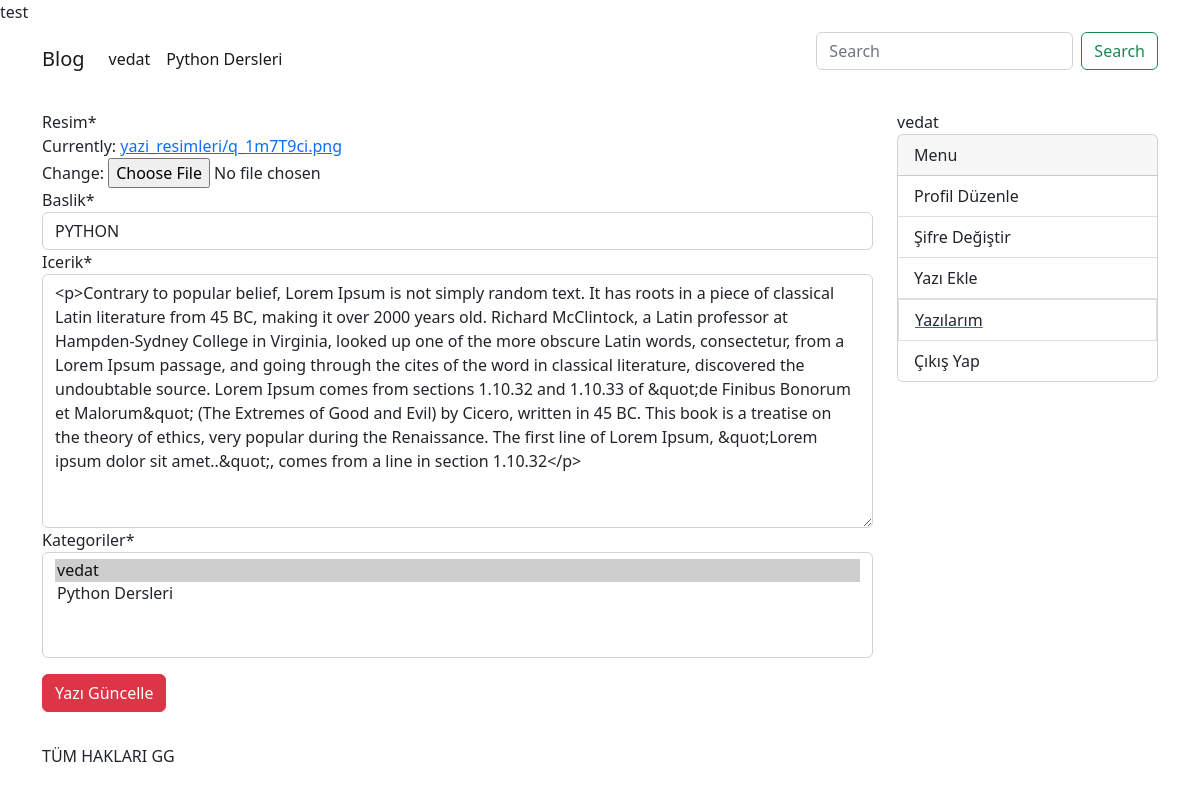
Page /yazi-guncelle/python (signed in) on the committed database.
### blog/models/kategori.py (models this page shows)
class KategoriModel(models.Model):
    isim=models.CharField(max_length=30, blank=False,null=False)
    slug = AutoSlugField(populate_from='isim',unique=True)
    class Meta:
         db_table='kategori'
         verbose_name_plural ='Kategoriler'
         verbose_name='Kategoriler'
    def __str__(self):
            return self.isim

### blog/models/yazi.py (models this page shows, shortened)
class YazilarModel(DateAbstractModel):
    resim=models.ImageField(upload_to='yazi_resimleri')
    baslik=models.CharField(max_length=50)
    icerik=RichTextField()
    slug=AutoSlugField(populate_from='baslik',unique=True)
    kategoriler= models.ManyToManyField(KategoriModel,related_name='yazi')
    yazar=models.ForeignKey('account.CustomUserModel', on_delete=models.CASCADE,related_name='yazilar')
    class Meta:
       verbose_name='yazi'
       verbose_name_plural='Yazilar'
       db_table='Yazi'

### account/models.py (models this page shows)
class CustomUserModel(AbstractUser):
    avatar=models.ImageField(upload_to='avatar', blank=True, null=True)
    class Meta:
        db_table='user'
        verbose_name='kullanici'
        verbose_name_plural='kullanicilar'
    def __str__(self):
        return self.username

### blog/views/yazi_guncelle.py (the view)
# urls.py: path("yazi-guncelle/<slug:slug>", yazi_guncelle, name="yazi-guncelle"),
@login_required(login_url='/')
def yazi_guncelle(request,slug):
    yazi=get_object_or_404(YazilarModel, slug=slug, yazar=request.user)
    form=YaziGuncelleFormModel(request.POST or None, files=request.FILES or None, instance=yazi)
    if form.is_valid():
        form.save()
        return redirect('detay', slug=yazi.slug)
    return render(request , 'pages/yazi-guncelle.html', context={
        'form':form
    })

### blog/forms/yazi_guncelle.py
class YaziGuncelleFormModel(forms.ModelForm):
     class Meta:
          model=YazilarModel
          exclude=('yazar','slug')

### blog/templatetags/kategori_list.py (called while the page is built)
@register.simple_tag
def kategori_list():
    kategoriler=KategoriModel.objects.all()
    return kategoriler

### blog/templates/pages/yazi-guncelle.html (shortened to what this page needs)
test{%extends 'base.html' %}
{% load crispy_forms_tags %}
{% block content %}
<form enctype="multipart/form-data" method="POST">{% csrf_token %}
    {{form | crispy }}
    <input type="submit" value="Yazı Güncelle" class="btn btn-danger mt-3 mb-3" />
</form>
{% endblock %}

### templates/components/navbar.html (shortened to what this page needs)
{% load kategori_list %}
{% kategori_list as kategoriler %}
<nav class="navbar navbar-expand-lg bg-body-tertiary">
    <div class="container">
        <a class="navbar-brand" href="{% url 'anasayfa' %}">Blog</a>
        <div class="collapse navbar-collapse" id="navbarSupportedContent">
            <ul class="navbar-nav me-auto mb-2 mb-lg-0">
                {% for kategori in kategoriler %}
                <li class="nav-item">
                    <a class="nav-link active" aria-current="page"
                        href="{% url 'kategori' kategoriSlug=kategori.slug %}">{{ kategori.isim }}</a>
                    {% endfor %}
            </ul>
            <form action="{% url 'anasayfa' %}" class="d-flex" role="search">
                <input class="form-control me-2" name="sorgu" type="search" placeholder="Search" aria-label="Search">
                <button class="btn btn-outline-success" type="submit">Search</button>
            </form>
        </div>
    </div>
</nav>

### templates/components/sidebar.html
<div class="col-sm-3">
    {{request.user}}
    <div class="card mb-3" style="width: none;">
        <div class="card-header">
            Menu
        </div>
        {% if request.user.is_authenticated %}
        <ul class="list-group list-group-flush">
            <li class="list-group-item">Profil Düzenle</li>
            <li class="list-group-item">Şifre Değiştir</li>
            <li class="list-group-item">Yazı Ekle</li>
            <a href="{% url 'yazilarim' %}">
                <li class="list-group-item">
                    Yazılarım</li>
            </a>
            <li class="list-group-item">Çıkış Yap</li>
        </ul>
        {% else %}
        LOGİN FORMU GELECEK.
        {% endif %}
    </div>
</div>

### rows in the picture
KategoriModel: isim "vedat"
KategoriModel: isim "Python Dersleri"
YazilarModel: baslik "PYTHON", icerik "<p>Contrary to popular belief, Lorem Ipsum is not simply random text. It has roots in a piece of classical Latin literature from 45 BC, making it over 2000 years old. Richard McClintock, a Latin professor at Hampden-Sydney College in Virginia, looked up one of the more obscure Latin words, consectetur, from a Lorem Ipsum passage, and going through the cites of the word in classical literature, discovered the undoubtable source. Lorem Ipsum comes from sections 1.10.32 and 1.10.33 of &quot;de Finibus Bonorum et Malorum&quot; (The Extremes of Good and Evil) by Cicero, written in 45 BC. This book is a treatise on the theory of ethics, very popular during the Renaissance. The first line of Lorem…"
CustomUserModel: user "vedat"
